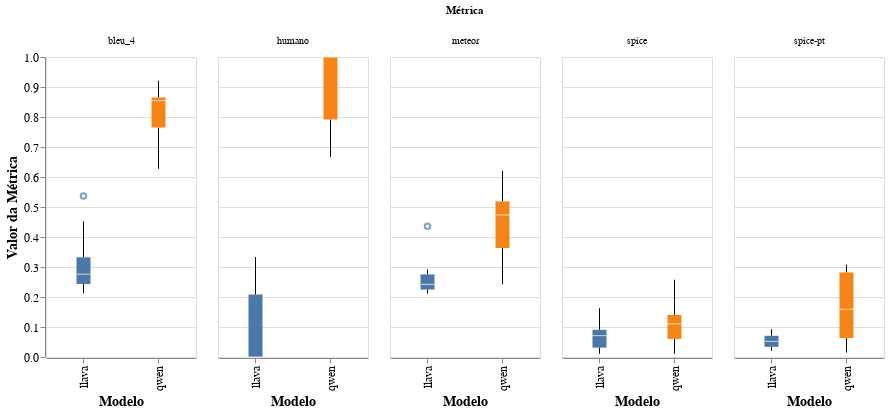

Source (notebook cell):
### Markdown cell above
# Boxplots

### Code cell
df_long = df_metricas.melt(
    id_vars=["modelo", "image_id"],
    value_vars=["bleu_4", "meteor", "spice", "spice-pt", "humano"],
    var_name="métrica",
    value_name="valor",
)

# Criar o boxplot com outliers visíveis
boxplot = (
    alt.Chart(df_long)
    .mark_boxplot(extent=1.5)
    .encode(
        x=alt.X("modelo:N", title="Modelo"),
        y=alt.Y("valor:Q", title="Valor da Métrica"),
        color=alt.Color("modelo:N", legend=None),
    )
    .properties(width=150, height=300)
)

# Aplicar facetas por métrica
chart = boxplot.facet(
    column=alt.Column("métrica:N", title="Métrica"), columns=4
).configure_axis(labelFontSize=12, titleFontSize=14)

chart

### Figure 1 — Vega-Lite specification as saved in the notebook (floating-point values rounded to 4 significant figures)
{"config": {"view": {"continuousWidth": 300, "continuousHeight": 300}, "axis": {"labelFontSize": 12, "titleFontSize": 14}}, "data": {"name": "data-98cc87e2eb639f14155cb96f1252794d"}, "facet": {"column": {"field": "métrica", "title": "Métrica", "type": "nominal"}}, "spec": {"mark": {"type": "boxplot", "extent": 1.5}, "encoding": {"color": {"field": "modelo", "legend": null, "type": "nominal"}, "x": {"field": "modelo", "title": "Modelo", "type": "nominal"}, "y": {"field": "valor", "title": "Valor da Métrica", "type": "quantitative"}}, "height": 300, "width": 150}, "columns": 4, "$schema": "https://vega.github.io/schema/vega-lite/v5.20.1.json", "datasets": {"data-98cc87e2eb639f14155cb96f1252794d": [{"modelo": "qwen", "image_id": "26c9f2ad-efd9-4d93-abd6-f5c35b2c7a3a", "métrica": "bleu_4", "valor": 0.7572}, {"modelo": "qwen", "image_id": "2966dd41-b32d-4b51-a69a-dc9a9dd755df", "métrica": "bleu_4", "valor": 0.8542}, {"modelo": "qwen", "image_id": "5b14269e-807a-4b3d-b652-e0036bde4418", "métrica": "bleu_4", "valor": 0.7678}, {"modelo": "qwen", "image_id": "687e0132-7f8e-4c35-ba2c-b66d59c7365a", "métrica": "bleu_4", "valor": 0.8551}, {"modelo": "qwen", "image_id": "9f52f1ff-67e3-443a-ad59-1e987a5438e6", "métrica": "bleu_4", "valor": 0.8771}, {"modelo": "qwen", "image_id": "a43d8a7e-1c81-4b9d-b527-2369584d5110", "métrica": "bleu_4", "valor": 0.6272}, {"modelo": "qwen", "image_id": "b22100ba-f165-4bb0-8862-d5a09e31b54f", "métrica": "bleu_4", "valor": 0.9209}, {"modelo": "qwen", "image_id": "fead8dc8-c6cd-4ab5-88d0-af8955c0bd70", "métrica": "bleu_4", "valor": 0.861}, {"modelo": "llava", "image_id": "26c9f2ad-efd9-4d93-abd6-f5c35b2c7a3a", "métrica": "bleu_4", "valor": 0.2521}, {"modelo": "llava", "image_id": "2966dd41-b32d-4b51-a69a-dc9a9dd755df", "métrica": "bleu_4", "valor": 0.29}, {"modelo": "llava", "image_id": "5b14269e-807a-4b3d-b652-e0036bde4418", "métrica": "bleu_4", "valor": 0.2621}, {"modelo": "llava", "image_id": "687e0132-7f8e-4c35-ba2c-b66d59c7365a", "métrica": "bleu_4", "valor": 0.4517}, {"modelo": "llava", "image_id": "9f52f1ff-67e3-443a-ad59-1e987a5438e6", "métrica": "bleu_4", "valor": 0.2165}, {"modelo": "llava", "image_id": "a43d8a7e-1c81-4b9d-b527-2369584d5110", "métrica": "bleu_4", "valor": 0.537}, {"modelo": "llava", "image_id": "b22100ba-f165-4bb0-8862-d5a09e31b54f", "métrica": "bleu_4", "valor": 0.2125}, {"modelo": "llava", "image_id": "fead8dc8-c6cd-4ab5-88d0-af8955c0bd70", "métrica": "bleu_4", "valor": 0.2924}, {"modelo": "qwen", "image_id": "26c9f2ad-efd9-4d93-abd6-f5c35b2c7a3a", "métrica": "meteor", "valor": 0.4464}, {"modelo": "qwen", "image_id": "2966dd41-b32d-4b51-a69a-dc9a9dd755df", "métrica": "meteor", "valor": 0.3259}, {"modelo": "qwen", "image_id": "5b14269e-807a-4b3d-b652-e0036bde4418", "métrica": "meteor", "valor": 0.3758}, {"modelo": "qwen", "image_id": "687e0132-7f8e-4c35-ba2c-b66d59c7365a", "métrica": "meteor", "valor": 0.5003}, {"modelo": "qwen", "image_id": "9f52f1ff-67e3-443a-ad59-1e987a5438e6", "métrica": "meteor", "valor": 0.6198}, {"modelo": "qwen", "image_id": "a43d8a7e-1c81-4b9d-b527-2369584d5110", "métrica": "meteor", "valor": 0.2423}, {"modelo": "qwen", "image_id": "b22100ba-f165-4bb0-8862-d5a09e31b54f", "métrica": "meteor", "valor": 0.5704}, {"modelo": "qwen", "image_id": "fead8dc8-c6cd-4ab5-88d0-af8955c0bd70", "métrica": "meteor", "valor": 0.5013}, {"modelo": "llava", "image_id": "26c9f2ad-efd9-4d93-abd6-f5c35b2c7a3a", "métrica": "meteor", "valor": 0.2453}, {"modelo": "llava", "image_id": "2966dd41-b32d-4b51-a69a-dc9a9dd755df", "métrica": "meteor", "valor": 0.2114}, {"modelo": "llava", "image_id": "5b14269e-807a-4b3d-b652-e0036bde4418", "métrica": "meteor", "valor": 0.2921}, {"modelo": "llava", "image_id": "687e0132-7f8e-4c35-ba2c-b66d59c7365a", "métrica": "meteor", "valor": 0.2388}, {"modelo": "llava", "image_id": "9f52f1ff-67e3-443a-ad59-1e987a5438e6", "métrica": "meteor", "valor": 0.228}, {"modelo": "llava", "image_id": "a43d8a7e-1c81-4b9d-b527-2369584d5110", "métrica": "meteor", "valor": 0.4356}, {"modelo": "llava", "image_id": "b22100ba-f165-4bb0-8862-d5a09e31b54f", "métrica": "meteor", "valor": 0.2698}, {"modelo": "llava", "image_id": "fead8dc8-c6cd-4ab5-88d0-af8955c0bd70", "métrica": "meteor", "valor": 0.2151}, {"modelo": "qwen", "image_id": "26c9f2ad-efd9-4d93-abd6-f5c35b2c7a3a", "métrica": "spice", "valor": 0.06486}, {"modelo": "qwen", "image_id": "2966dd41-b32d-4b51-a69a-dc9a9dd755df", "métrica": "spice", "valor": 0.04663}, {"modelo": "qwen", "image_id": "5b14269e-807a-4b3d-b652-e0036bde4418", "métrica": "spice", "valor": 0.01061}, {"modelo": "qwen", "image_id": "687e0132-7f8e-4c35-ba2c-b66d59c7365a", "métrica": "spice", "valor": 0.1042}, {"modelo": "qwen", "image_id": "9f52f1ff-67e3-443a-ad59-1e987a5438e6", "métrica": "spice", "valor": 0.2077}, {"modelo": "qwen", "image_id": "a43d8a7e-1c81-4b9d-b527-2369584d5110", "métrica": "spice", "valor": 0.1167}, {"modelo": "qwen", "image_id": "b22100ba-f165-4bb0-8862-d5a09e31b54f", "métrica": "spice", "valor": 0.2574}, {"modelo": "qwen", "image_id": "fead8dc8-c6cd-4ab5-88d0-af8955c0bd70", "métrica": "spice", "valor": 0.1176}, {"modelo": "llava", "image_id": "26c9f2ad-efd9-4d93-abd6-f5c35b2c7a3a", "métrica": "spice", "valor": 0.07426}, {"modelo": "llava", "image_id": "2966dd41-b32d-4b51-a69a-dc9a9dd755df", "métrica": "spice", "valor": 0.01008}, {"modelo": "llava", "image_id": "5b14269e-807a-4b3d-b652-e0036bde4418", "métrica": "spice", "valor": 0.02398}, {"modelo": "llava", "image_id": "687e0132-7f8e-4c35-ba2c-b66d59c7365a", "métrica": "spice", "valor": 0.1158}, {"modelo": "llava", "image_id": "9f52f1ff-67e3-443a-ad59-1e987a5438e6", "métrica": "spice", "valor": 0.03371}, {"modelo": "llava", "image_id": "a43d8a7e-1c81-4b9d-b527-2369584d5110", "métrica": "spice", "valor": 0.1626}, {"modelo": "llava", "image_id": "b22100ba-f165-4bb0-8862-d5a09e31b54f", "métrica": "spice", "valor": 0.06818}, {"modelo": "llava", "image_id": "fead8dc8-c6cd-4ab5-88d0-af8955c0bd70", "métrica": "spice", "valor": 0.08225}, {"modelo": "qwen", "image_id": "26c9f2ad-efd9-4d93-abd6-f5c35b2c7a3a", "métrica": "spice-pt", "valor": 0.3076}, {"modelo": "qwen", "image_id": "2966dd41-b32d-4b51-a69a-dc9a9dd755df", "métrica": "spice-pt", "valor": 0.03071}, {"modelo": "qwen", "image_id": "5b14269e-807a-4b3d-b652-e0036bde4418", "métrica": "spice-pt", "valor": 0.276}, {"modelo": "qwen", "image_id": "687e0132-7f8e-4c35-ba2c-b66d59c7365a", "métrica": "spice-pt", "valor": 0.01475}, {"modelo": "qwen", "image_id": "9f52f1ff-67e3-443a-ad59-1e987a5438e6", "métrica": "spice-pt", "valor": 0.2982}, {"modelo": "qwen", "image_id": "a43d8a7e-1c81-4b9d-b527-2369584d5110", "métrica": "spice-pt", "valor": 0.07369}, {"modelo": "qwen", "image_id": "b22100ba-f165-4bb0-8862-d5a09e31b54f", "métrica": "spice-pt", "valor": 0.19}, {"modelo": "qwen", "image_id": "fead8dc8-c6cd-4ab5-88d0-af8955c0bd70", "métrica": "spice-pt", "valor": 0.1284}, {"modelo": "llava", "image_id": "26c9f2ad-efd9-4d93-abd6-f5c35b2c7a3a", "métrica": "spice-pt", "valor": 0.02065}, {"modelo": "llava", "image_id": "2966dd41-b32d-4b51-a69a-dc9a9dd755df", "métrica": "spice-pt", "valor": 0.03687}, {"modelo": "llava", "image_id": "5b14269e-807a-4b3d-b652-e0036bde4418", "métrica": "spice-pt", "valor": 0.04107}, {"modelo": "llava", "image_id": "687e0132-7f8e-4c35-ba2c-b66d59c7365a", "métrica": "spice-pt", "valor": 0.08642}, {"modelo": "llava", "image_id": "9f52f1ff-67e3-443a-ad59-1e987a5438e6", "métrica": "spice-pt", "valor": 0.0922}, {"modelo": "llava", "image_id": "a43d8a7e-1c81-4b9d-b527-2369584d5110", "métrica": "spice-pt", "valor": 0.06327}, {"modelo": "llava", "image_id": "b22100ba-f165-4bb0-8862-d5a09e31b54f", "métrica": "spice-pt", "valor": 0.06546}, {"modelo": "llava", "image_id": "fead8dc8-c6cd-4ab5-88d0-af8955c0bd70", "métrica": "spice-pt", "valor": 0.02471}, {"modelo": "qwen", "image_id": "26c9f2ad-efd9-4d93-abd6-f5c35b2c7a3a", "métrica": "humano", "valor": 1.0}, {"modelo": "qwen", "image_id": "2966dd41-b32d-4b51-a69a-dc9a9dd755df", "métrica": "humano", "valor": 1.0}, {"modelo": "qwen", "image_id": "5b14269e-807a-4b3d-b652-e0036bde4418", "métrica": "humano", "valor": 0.6667}, {"modelo": "qwen", "image_id": "687e0132-7f8e-4c35-ba2c-b66d59c7365a", "métrica": "humano", "valor": 1.0}, {"modelo": "qwen", "image_id": "9f52f1ff-67e3-443a-ad59-1e987a5438e6", "métrica": "humano", "valor": 0.8333}, {"modelo": "qwen", "image_id": "a43d8a7e-1c81-4b9d-b527-2369584d5110", "métrica": "humano", "valor": 0.6667}, {"modelo": "qwen", "image_id": "b22100ba-f165-4bb0-8862-d5a09e31b54f", "métrica": "humano", "valor": 1.0}, {"modelo": "qwen", "image_id": "fead8dc8-c6cd-4ab5-88d0-af8955c0bd70", "métrica": "humano", "valor": 1.0}, {"modelo": "llava", "image_id": "26c9f2ad-efd9-4d93-abd6-f5c35b2c7a3a", "métrica": "humano", "valor": 0.0}, {"modelo": "llava", "image_id": "2966dd41-b32d-4b51-a69a-dc9a9dd755df", "métrica": "humano", "valor": 0.0}, {"modelo": "llava", "image_id": "5b14269e-807a-4b3d-b652-e0036bde4418", "métrica": "humano", "valor": 0.3333}, {"modelo": "llava", "image_id": "687e0132-7f8e-4c35-ba2c-b66d59c7365a", "métrica": "humano", "valor": 0.0}, {"modelo": "llava", "image_id": "9f52f1ff-67e3-443a-ad59-1e987a5438e6", "métrica": "humano", "valor": 0.1667}, {"modelo": "llava", "image_id": "a43d8a7e-1c81-4b9d-b527-2369584d5110", "métrica": "humano", "valor": 0.3333}, {"modelo": "llava", "image_id": "b22100ba-f165-4bb0-8862-d5a09e31b54f", "métrica": "humano", "valor": 0.0}, {"modelo": "llava", "image_id": "fead8dc8-c6cd-4ab5-88d0-af8955c0bd70", "métrica": "humano", "valor": 0.0}]}}
